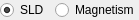
<?xml version="1.0" encoding="UTF-8"?>
<ui version="4.0">
 <class>SLDMagnetismOption</class>
 <widget class="QWidget" name="SLDMagnetismOption">
  <property name="geometry">
   <rect>
    <x>0</x>
    <y>0</y>
    <width>104</width>
    <height>16</height>
   </rect>
  </property>
  <property name="windowTitle">
   <string>Form</string>
  </property>
  <layout class="QHBoxLayout" name="horizontalLayout">
   <property name="leftMargin">
    <number>0</number>
   </property>
   <property name="topMargin">
    <number>0</number>
   </property>
   <property name="rightMargin">
    <number>0</number>
   </property>
   <property name="bottomMargin">
    <number>0</number>
   </property>
   <item>
    <widget class="QRadioButton" name="sldOption">
     <property name="text">
      <string>SLD</string>
     </property>
     <property name="checked">
      <bool>true</bool>
     </property>
    </widget>
   </item>
   <item>
    <widget class="QRadioButton" name="magnetismOption">
     <property name="text">
      <string>Magnetism</string>
     </property>
    </widget>
   </item>
  </layout>
 </widget>
 <resources/>
 <connections/>
</ui>
